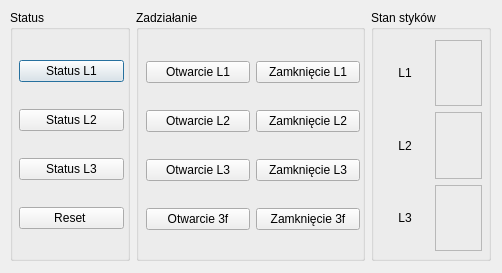
<?xml version="1.0" encoding="UTF-8"?>
<ui version="4.0">
 <class>SwitchAction</class>
 <widget class="QDialog" name="SwitchAction">
  <property name="geometry">
   <rect>
    <x>0</x>
    <y>0</y>
    <width>502</width>
    <height>273</height>
   </rect>
  </property>
  <property name="sizePolicy">
   <sizepolicy hsizetype="Fixed" vsizetype="Fixed">
    <horstretch>0</horstretch>
    <verstretch>0</verstretch>
   </sizepolicy>
  </property>
  <property name="windowTitle">
   <string>Łącznik</string>
  </property>
  <widget class="QWidget" name="gridLayoutWidget">
   <property name="geometry">
    <rect>
     <x>10</x>
     <y>10</y>
     <width>481</width>
     <height>251</height>
    </rect>
   </property>
   <layout class="QGridLayout" name="gridLayout" columnstretch="0,1,0" columnminimumwidth="120,0,120">
    <item row="0" column="2">
     <widget class="QGroupBox" name="contacts_state">
      <property name="title">
       <string>Stan styków</string>
      </property>
      <widget class="QWidget" name="gridLayoutWidget_2">
       <property name="geometry">
        <rect>
         <x>10</x>
         <y>30</y>
         <width>101</width>
         <height>211</height>
        </rect>
       </property>
       <layout class="QGridLayout" name="gridLayout_2">
        <item row="0" column="0">
         <widget class="QLabel" name="contacts_state_l1_label">
          <property name="text">
           <string>L1</string>
          </property>
          <property name="alignment">
           <set>Qt::AlignCenter</set>
          </property>
         </widget>
        </item>
        <item row="1" column="0">
         <widget class="QLabel" name="contacts_state_l2_label">
          <property name="text">
           <string>L2</string>
          </property>
          <property name="alignment">
           <set>Qt::AlignCenter</set>
          </property>
         </widget>
        </item>
        <item row="2" column="0">
         <widget class="QLabel" name="contacts_state_l3_label">
          <property name="text">
           <string>L3</string>
          </property>
          <property name="alignment">
           <set>Qt::AlignCenter</set>
          </property>
         </widget>
        </item>
        <item row="0" column="1">
         <widget class="QFrame" name="contacts_state_l1_frame">
          <property name="frameShape">
           <enum>QFrame::StyledPanel</enum>
          </property>
          <property name="frameShadow">
           <enum>QFrame::Raised</enum>
          </property>
         </widget>
        </item>
        <item row="1" column="1">
         <widget class="QFrame" name="contacts_state_l2_frame">
          <property name="frameShape">
           <enum>QFrame::StyledPanel</enum>
          </property>
          <property name="frameShadow">
           <enum>QFrame::Raised</enum>
          </property>
         </widget>
        </item>
        <item row="2" column="1">
         <widget class="QFrame" name="contacts_state_l3_frame">
          <property name="frameShape">
           <enum>QFrame::StyledPanel</enum>
          </property>
          <property name="frameShadow">
           <enum>QFrame::Raised</enum>
          </property>
         </widget>
        </item>
       </layout>
      </widget>
     </widget>
    </item>
    <item row="0" column="0">
     <widget class="QGroupBox" name="status">
      <property name="title">
       <string>Status</string>
      </property>
      <widget class="QWidget" name="verticalLayoutWidget">
       <property name="geometry">
        <rect>
         <x>9</x>
         <y>29</y>
         <width>105</width>
         <height>211</height>
        </rect>
       </property>
       <layout class="QVBoxLayout" name="verticalLayout">
        <item>
         <widget class="QPushButton" name="status_l1">
          <property name="text">
           <string>Status L1</string>
          </property>
          <property name="checkable">
           <bool>true</bool>
          </property>
         </widget>
        </item>
        <item>
         <widget class="QPushButton" name="status_l2">
          <property name="text">
           <string>Status L2</string>
          </property>
          <property name="checkable">
           <bool>true</bool>
          </property>
         </widget>
        </item>
        <item>
         <widget class="QPushButton" name="status_l3">
          <property name="text">
           <string>Status L3</string>
          </property>
          <property name="checkable">
           <bool>true</bool>
          </property>
         </widget>
        </item>
        <item>
         <widget class="QPushButton" name="reset">
          <property name="text">
           <string>Reset </string>
          </property>
         </widget>
        </item>
       </layout>
      </widget>
     </widget>
    </item>
    <item row="0" column="1">
     <widget class="QGroupBox" name="trip_group">
      <property name="title">
       <string>Zadziałanie</string>
      </property>
      <widget class="QWidget" name="gridLayoutWidget_3">
       <property name="geometry">
        <rect>
         <x>10</x>
         <y>30</y>
         <width>214</width>
         <height>211</height>
        </rect>
       </property>
       <layout class="QGridLayout" name="gridLayout_3">
        <item row="2" column="0">
         <widget class="QPushButton" name="open_l3">
          <property name="text">
           <string>Otwarcie L3</string>
          </property>
         </widget>
        </item>
        <item row="0" column="0">
         <widget class="QPushButton" name="open_l1">
          <property name="text">
           <string>Otwarcie L1</string>
          </property>
         </widget>
        </item>
        <item row="1" column="1">
         <widget class="QPushButton" name="close_l2">
          <property name="text">
           <string>Zamknięcie L2</string>
          </property>
         </widget>
        </item>
        <item row="1" column="0">
         <widget class="QPushButton" name="open_l2">
          <property name="text">
           <string>Otwarcie L2</string>
          </property>
         </widget>
        </item>
        <item row="0" column="1">
         <widget class="QPushButton" name="close_l1">
          <property name="text">
           <string>Zamknięcie L1</string>
          </property>
         </widget>
        </item>
        <item row="2" column="1">
         <widget class="QPushButton" name="close_l3">
          <property name="text">
           <string>Zamknięcie L3</string>
          </property>
         </widget>
        </item>
        <item row="3" column="0">
         <widget class="QPushButton" name="open">
          <property name="text">
           <string>Otwarcie 3f</string>
          </property>
         </widget>
        </item>
        <item row="3" column="1">
         <widget class="QPushButton" name="close">
          <property name="text">
           <string>Zamknięcie 3f</string>
          </property>
         </widget>
        </item>
       </layout>
      </widget>
     </widget>
    </item>
   </layout>
  </widget>
 </widget>
 <resources/>
 <connections/>
</ui>
